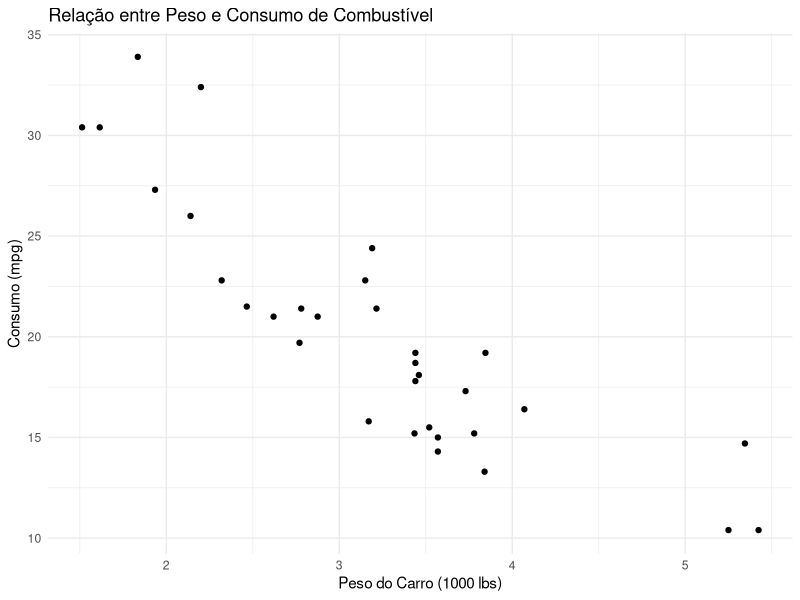
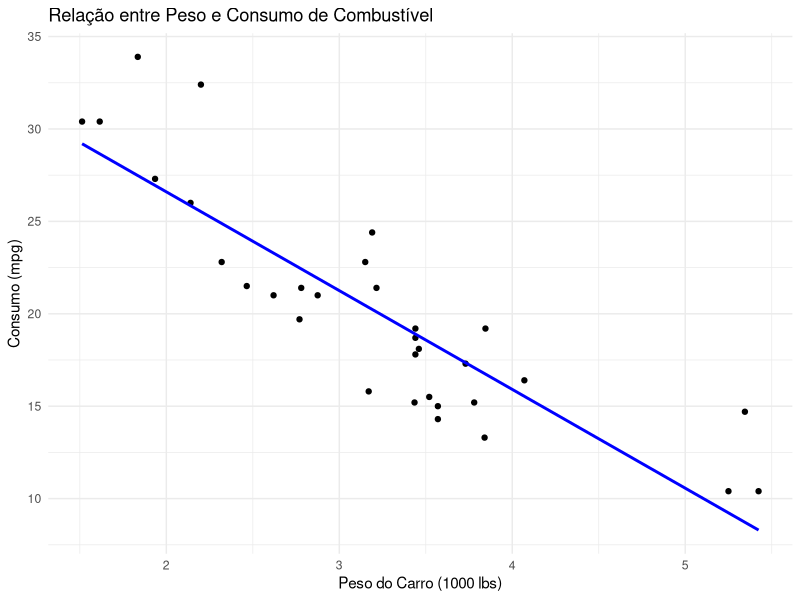
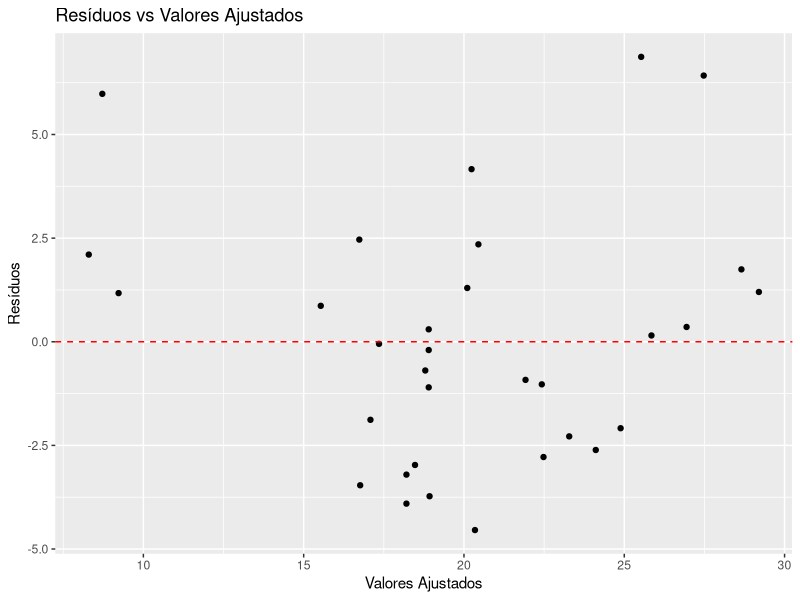
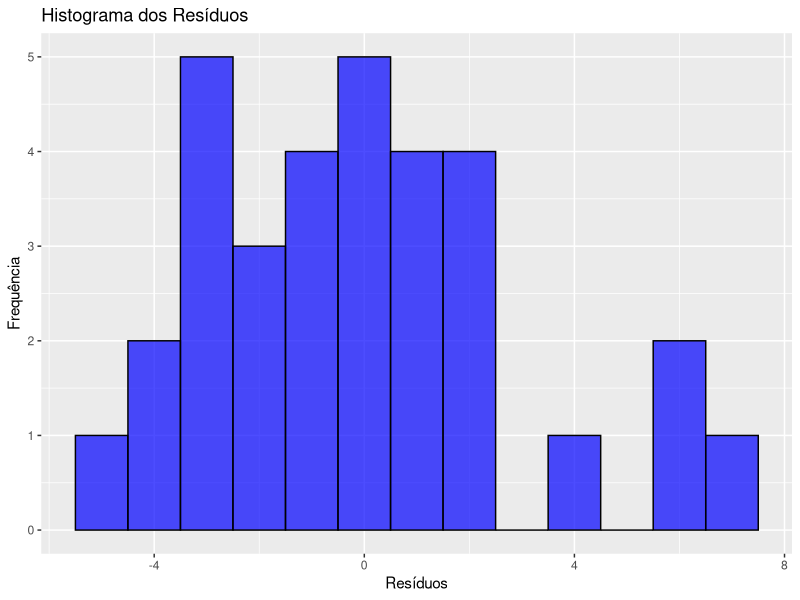
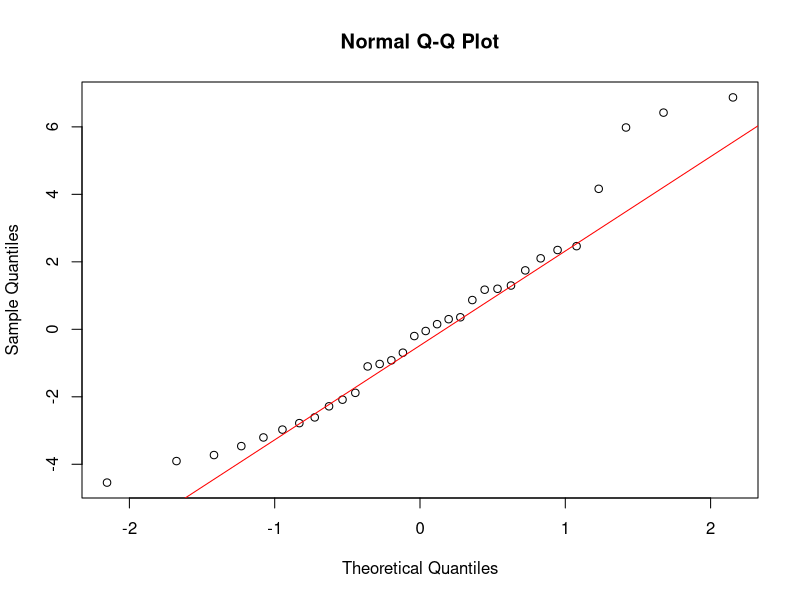

These charts were generated, in order, by the following R code: (Note: this script raises an error after producing the figures.)
library(car)
library(tidyverse)
library(tseries)
library(broom)
library(MASS)
library(ggpubr)

# carrega os dados -------------------------------------------------------

data(mtcars)

ggplot(mtcars, aes(x = wt, y = mpg)) +
  geom_point() +
  labs(title = "Relação entre Peso e Consumo de Combustível",
       x = "Peso do Carro (1000 lbs)",
       y = "Consumo (mpg)") +
  theme_minimal()

# Ajustar o modelo de regressão linear
modelo <- lm(mpg ~ wt, 
             data = mtcars)

# Exibir o resumo do modelo
summary(modelo)

ggplot(mtcars, aes(x = wt, y = mpg)) +
  geom_point() +  # Gráfico de dispersão
  geom_smooth(method = "lm", se = FALSE, color = "blue") +  
  labs(title = "Relação entre Peso e Consumo de Combustível",
       x = "Peso do Carro (1000 lbs)",
       y = "Consumo (mpg)") +
  theme_minimal()

# Fazer previsões para novos dados

novos_dados <- data.frame(wt = c(2.5, 3.0, 4.0))
previsoes <- predict(modelo, newdata = novos_dados)

previsoes

# Análise de resíduos

residuos <- residuals(modelo)

valores_ajustados <- fitted(modelo)

ggplot(data = data.frame(residuos, valores_ajustados), aes(x = valores_ajustados, y = residuos)) +
  geom_point() +
  geom_hline(yintercept = 0, linetype = "dashed", color = "red") +
  labs(title = "Resíduos vs Valores Ajustados",
       x = "Valores Ajustados",
       y = "Resíduos")

ggplot(data = data.frame(residuos), aes(x = residuos)) +
  geom_histogram(binwidth = 1, fill = "blue", color = "black", alpha = 0.7) +
  labs(title = "Histograma dos Resíduos",
       x = "Resíduos",
       y = "Frequência")

# qqplot

qqnorm(residuos)
qqline(residuos, col = "red")

# Testes de Normalidade

jarque.bera.test(residuos)

shapiro.test(residuos)

# Medidas de diagnóstico

summary(modelo)$r.squared

summary(modelo)$sigma

summary(modelo)$coefficients

AIC(modelo)
BIC(modelo)

# regressão multipla 

modelo1 <- lm(mpg ~ wt + hp + cyl + qsec, 
              data = mtcars)
modelo2 <- lm(mpg ~ wt + hp + cyl + drat, 
              data = mtcars)

diagnostico_residuos <- function(modelo) {
  
  # Resíduos e ajustes
  residuos <- residuals(modelo)
  ajustes <- fitted(modelo)
  
  # Gráfico de resíduos vs ajustes
  plot_residuos <- ggplot(data.frame(ajustes, residuos), 
                          aes(x = ajustes, y = residuos)) +
    geom_point() +
    geom_hline(yintercept = 0, color = "red") +
    labs(title = "Resíduos vs Ajustes", x = "Ajustes", y = "Resíduos")
  
  # Histograma dos resíduos
  hist_residuos <- ggplot(data.frame(residuos), aes(x = residuos)) +
    geom_histogram(binwidth = 0.5, fill = "blue", color = "black") +
    labs(title = "Histograma dos Resíduos", x = "Resíduos", y = "Frequência")
  
  # QQ-plot dos resíduos
  qqplot_residuos <- ggqqplot(residuos, title = "QQ-plot dos Resíduos", color = "blue")
  
  # Teste de normalidade dos resíduos - Shapiro-Wilk
  shapiro_test <- shapiro.test(residuos)
  
  # Teste de normalidade dos resíduos - Jarque-Bera
  jarque_bera_test <- jarque.bera.test(residuos)
  
  # Retornar os gráficos e os testes como uma lista
  return(list(
    plot_residuos = plot_residuos,
    hist_residuos = hist_residuos,
    qqplot_residuos = qqplot_residuos,
    shapiro_test = shapiro_test,
    jarque_bera_test = jarque_bera_test
  ))
}

diagnosticos_modelo_1 <- diagnostico_residuos(modelo1)

# Exibir os gráficos e os resultados dos testes
print(diagnosticos$plot_residuos)
print(diagnosticos$hist_residuos)
print(diagnosticos$qqplot_residuos)
print(diagnosticos$shapiro_test)
print(diagnosticos$jarque_bera_test)

diagnosticos_modelo_2 <- diagnostico_residuos(modelo2)

metricas_diagnostico <- c(AIC(modelo1), BIC(modelo1), 
                          AIC(modelo2), BIC(modelo2))
names(metricas_diagnostico) <- c("AIC model1", "BIC model1", "AIC model2", "BIC model2")

metricas_diagnostico

